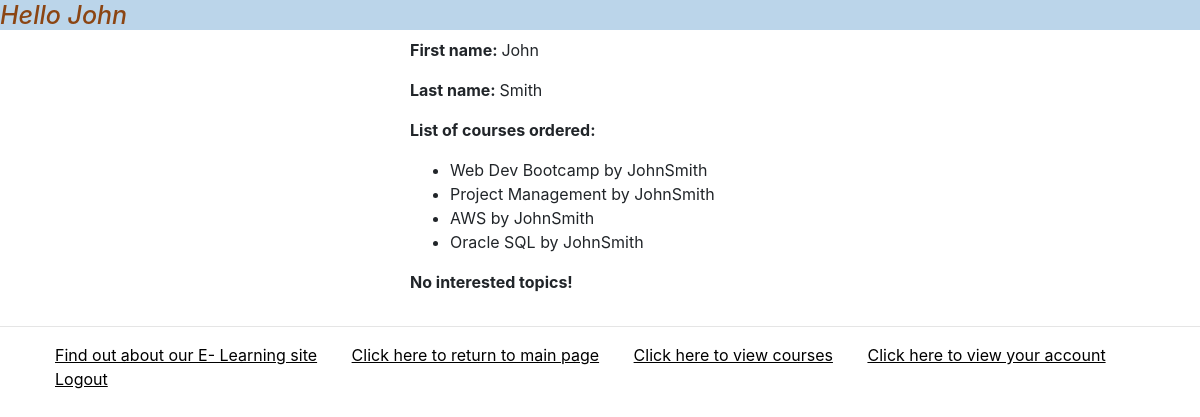
The app's page /myapp/myaccount (signed in) with its own data.
### myapp/models.py (models this page shows, shortened)
class Order(models.Model):
    course = models.ForeignKey(Course, related_name='courses',on_delete=models.CASCADE)
    student = models.ForeignKey(Student, related_name='students', on_delete=models.CASCADE,  default=None)
    ORDER_CHOICES = [(0, 'Cancelled'),
                    (1, 'Order Confirmed')]
    order_status = models.IntegerField(choices= ORDER_CHOICES, default=1)
    levels = models.PositiveIntegerField(default=1)
    order_date = models.DateField()
    def __str__(self): return str(self.course.name + ' by ' + self.student.first_name + self.student.last_name)

class Course(models.Model):
    topic = models.ForeignKey(Topic, related_name='courses',on_delete=models.CASCADE)
    name = models.CharField(max_length=200)
    price = models.DecimalField(max_digits=10, decimal_places=2)
    for_everyone = models.BooleanField(default=True)
    description = models.TextField(max_length=300, null=True, blank=True)
    interested = models.PositiveIntegerField(default=0)
    stages = models.PositiveIntegerField(default=3)

### myapp/views.py (the view)
# urls.py: path(r'myaccount', views.myaccount, name='myaccount'),
@login_required
def myaccount(request):
    current_user = request.user
    if Student.objects.filter(pk=current_user.id).exists():
        student_obj = Student.objects.get(pk=current_user.id)
        order_obj = Order.objects.filter(student=student_obj)
        interested_obj = Topic.objects.filter(id__in=(Student.objects.values_list('interested_in', flat=True).
                                                      filter(first_name=student_obj.id)))
        return render(request, 'myapp/myaccount.html', {'student_obj': student_obj, 'order_obj': order_obj,
                                                        'interested_obj': interested_obj})
    else:
        return render(request, 'myapp/myaccount.html')

### myapp/templates/myapp/myaccount.html (shortened to what this page needs)
{% extends 'myapp/base.html'  %}
{% block body_block %}
<div class="row">
<div class="col-md-4"></div>
<div class="col-md-4">
{% if student_obj %}
    <p><b>First name: </b>{{ student_obj.first_name }}</p>
    <p> <b>Last name: </b>{{ student_obj.last_name }}</p>
    {% if order_obj %}
        <p><b>List of courses ordered:</b></p>
        <ul>
            {% for order in order_obj %}
                <li>{{ order }}</li>
            {% endfor %}
        </ul>
    {% else %}
        <p><b>No courses ordered!</b></p>
    {% endif %}
    {% if interested_obj %}
        <p><b>List of Topics interested in:</b></p>
        <ul>
            {% for topic in interested_obj %}
                <li>{{ topic }}</li>
            {% endfor %}
        </ul>
    {% else %}
        <p><b>No interested topics!</b></p>
    {% endif %}
{% else %}
<strong>You are not a registered student!</strong>
{% endif %}
</div>
</div>
{% endblock %}

### myapp/templates/myapp/base.html (shortened to what this page needs)
<!DOCTYPE html>
{% load static %}
<html>
<head>
<link rel="stylesheet" type="text/css" href="{% static 'myapp/style.css'%}" />
<link rel="stylesheet" href="https://stackpath.bootstrapcdn.com/bootstrap/4.3.1/css/bootstrap.min.css">
    </head>
    <body class="background">
<div>
<h1>{% block myhdg %}Hello {{ request.user.first_name }} {% endblock %}</h1>
    {% block body_block %}*** {% endblock %}
        </div>
        <hr />
        <div>
<ul>
<li class="hbar1"><a href="{% url 'myapp:about' %}">Find out about our E-
Learning site</a></li>
<li class="hbar1"><a href = "{% url 'myapp:index' %}">Click here to
   return to main page</a></li>
    <li class="hbar1"><a href = "{% url 'myapp:courses' %}">Click here to
   view courses</a></li>
    {% if request.user.username %}
         <li class="hbar1"><a href = "{% url 'myapp:myaccount' %}">Click here to view your account</a></li>
     <li class="hbar1"><a href = "{% url 'myapp:login' %}">Logout</a></li>
        {% else %}
        <li class="hbar1"><a href = "{% url 'myapp:register' %}">Register here</a></li>
        <li class="hbar1"><a href = "{% url 'myapp:login' %}">Login</a></li>
    {% endif %}
            </ul>
        </div>
    </body>
</html>

### myapp/static/myapp/style.css (style rules this page uses)
h1 { background-color: #bbd5ea; text-decoration-color: purple; font-size: 25px !important; color: saddlebrown; font-style: italic; position: center; box-shadow: black; }
.hbar1 { display: inline; margin: 15px; }
.background { background-image: url("20.png"); background-size: cover; background-repeat: no-repeat; background-attachment: fixed; background-position: bottom; }
a { text-decoration: underline !important; color: black !important; background: white !important; }

### records on screen
Order: course+student "Web Dev Bootcamp by JohnSmith"
Order: course+student "Project Management by JohnSmith"
Order: course+student "AWS by JohnSmith"
Order: course+student "Oracle SQL by JohnSmith"

### other values on screen
{{ request.user.first_name }} "John"
{{ student_obj.first_name }} "John"
{{ student_obj.last_name }} "Smith"
